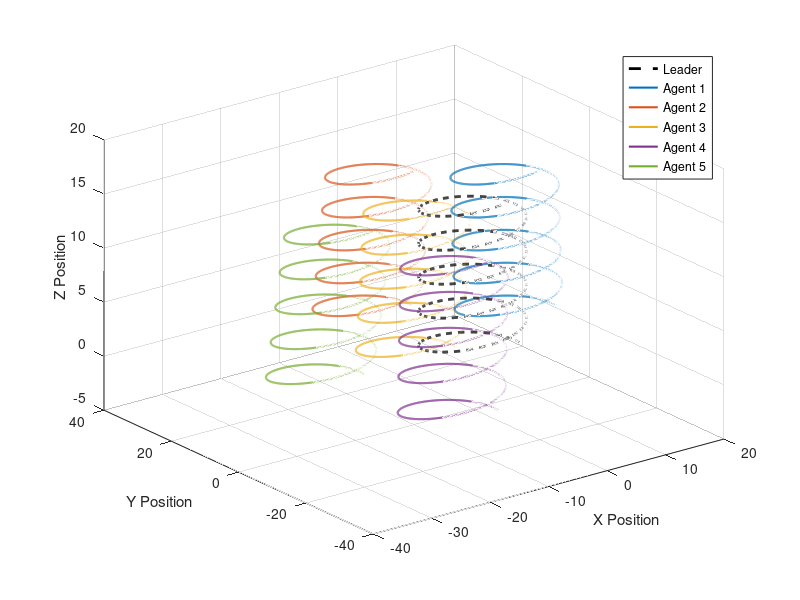
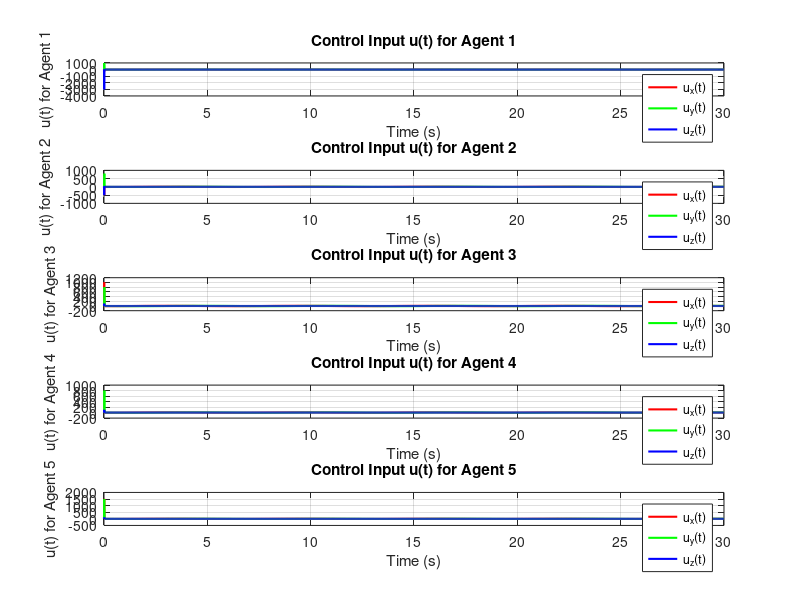

Write the MATLAB code that produced these figures, in order.
% Parameters
num_agents = 5;  % Number of agents
num_steps = 3000; % Number of time steps
dt = 0.01;       % Time step size

% Initialize agent states and leader trajectory
x = zeros(num_agents, num_steps); % Agent states in X
y = zeros(num_agents, num_steps); % Agent states in Y
z = zeros(num_agents, num_steps); % Agent states in Z
x_dot = zeros(num_agents, 1); % Agent velocities in X
y_dot = zeros(num_agents, 1); % Agent velocities in Y
z_dot = zeros(num_agents, 1); % Agent velocities in Z

x(:,1)=[20,4,0,-10,-15];
y(:,1)=[10,25,5,-25,6];
z(:,1)=[0.2,0.4,0,-0.1,-0.5];
x_dot(:,1)=[3,5,-10,-1,-15];
y_dot(:,1)=[-10,-5,0,-1,-15];
z_dot(:,1)=[30,5,-1,-1,-1];


% Control inputs
u_x = zeros(num_agents, num_steps); % Control input in X
u_y = zeros(num_agents, num_steps); % Control input in Y
u_z = zeros(num_agents, num_steps); % Control input in Z

leader_trajectory_x = zeros(1, num_steps); % Leader's trajectory in X
leader_trajectory_y = zeros(1, num_steps); % Leader's trajectory in Y
leader_trajectory_z = zeros(1, num_steps); % Leader's trajectory in Z

leader_velocity_x = zeros(1, num_steps);   % Leader's velocity in X
leader_velocity_y = zeros(1, num_steps);   % Leader's velocity in Y
leader_velocity_z = zeros(1, num_steps);   % Leader's velocity in Z

% Consensus gains
Kp = 0.5; % Proportional gain
Kv = 100.0; % Velocity gain

% Time vector
time = (0:num_steps-1) * dt;

% Leader's spiral trajectory and velocity
for t = 1:num_steps
    leader_trajectory_x(t) = 8 * cos(1 * time(t));  % Spiral in X
    leader_trajectory_y(t) = 8 * sin(1 * time(t));  % Spiral in Y
    leader_trajectory_z(t) = 0.5 * time(t);         % Linear increase in Z

    % Derivatives for velocity (using central difference method)
    if t > 1
        leader_velocity_x(t) = (leader_trajectory_x(t) - leader_trajectory_x(t-1)) / dt;
        leader_velocity_y(t) = (leader_trajectory_y(t) - leader_trajectory_y(t-1)) / dt;
        leader_velocity_z(t) = (leader_trajectory_z(t) - leader_trajectory_z(t-1)) / dt;
    end
end

% Consensus simulation
for t = 2:num_steps
    for i = 1:num_agents
        % Calculate control inputs (u_x, u_y, u_z) for each agent
        u_x(i, t) = Kp * (leader_trajectory_x(t-1) - x(i, t-1)) + Kv * (leader_velocity_x(t-1) - x_dot(i));
        u_y(i, t) = Kp * (leader_trajectory_y(t-1) - y(i, t-1)) + Kv * (leader_velocity_y(t-1) - y_dot(i));
        u_z(i, t) = Kp * (leader_trajectory_z(t-1) - z(i, t-1)) + Kv * (leader_velocity_z(t-1) - z_dot(i));
        
        % Calculate velocity updates based on the difference with leader's velocity
        x_dot(i) = x_dot(i) + u_x(i, t) * dt;
        y_dot(i) = y_dot(i) + u_y(i, t) * dt;
        z_dot(i) = z_dot(i) + u_z(i, t) * dt;
        
        % Update states with both position and velocity terms
        x(i, t) = x(i, t-1) + x_dot(i) * dt;
        y(i, t) = y(i, t-1) + y_dot(i) * dt;
        z(i, t) = z(i, t-1) + z_dot(i) * dt;
    end
end

% 3D Plotting the results
figure;
hold on;
plot3(leader_trajectory_x, leader_trajectory_y, leader_trajectory_z, 'k--', 'LineWidth', 2); % Leader's spiral trajectory in 3D
for i = 1:num_agents
    plot3(x(i, :), y(i, :), z(i, :), 'LineWidth', 1.5); % Agent trajectories in 3D
end
hold off;

% Labels and legend
xlabel('X Position');
ylabel('Y Position');
zlabel('Z Position');
%title('3D Consensus of Discrete Linear Agents with a Spiral Leader Trajectory');
legend(['Leader', arrayfun(@(i) sprintf('Agent %d', i), 1:num_agents, 'UniformOutput', false)]);
grid on;
view(3); % Set the default 3D view


% Plot the control inputs u(t) over time for each follower
figure;
for i = 1:num_agents
    subplot(num_agents, 1, i);
    plot(time, u_x(i, :), 'r', 'LineWidth', 1.5); hold on;
    plot(time, u_y(i, :), 'g', 'LineWidth', 1.5);
    plot(time, u_z(i, :), 'b', 'LineWidth', 1.5); hold off;
    xlabel('Time (s)');
    ylabel(sprintf('u(t) for Agent %d', i));
    title(sprintf('Control Input u(t) for Agent %d', i));
    legend('u_x(t)', 'u_y(t)', 'u_z(t)');
    grid on;
end



